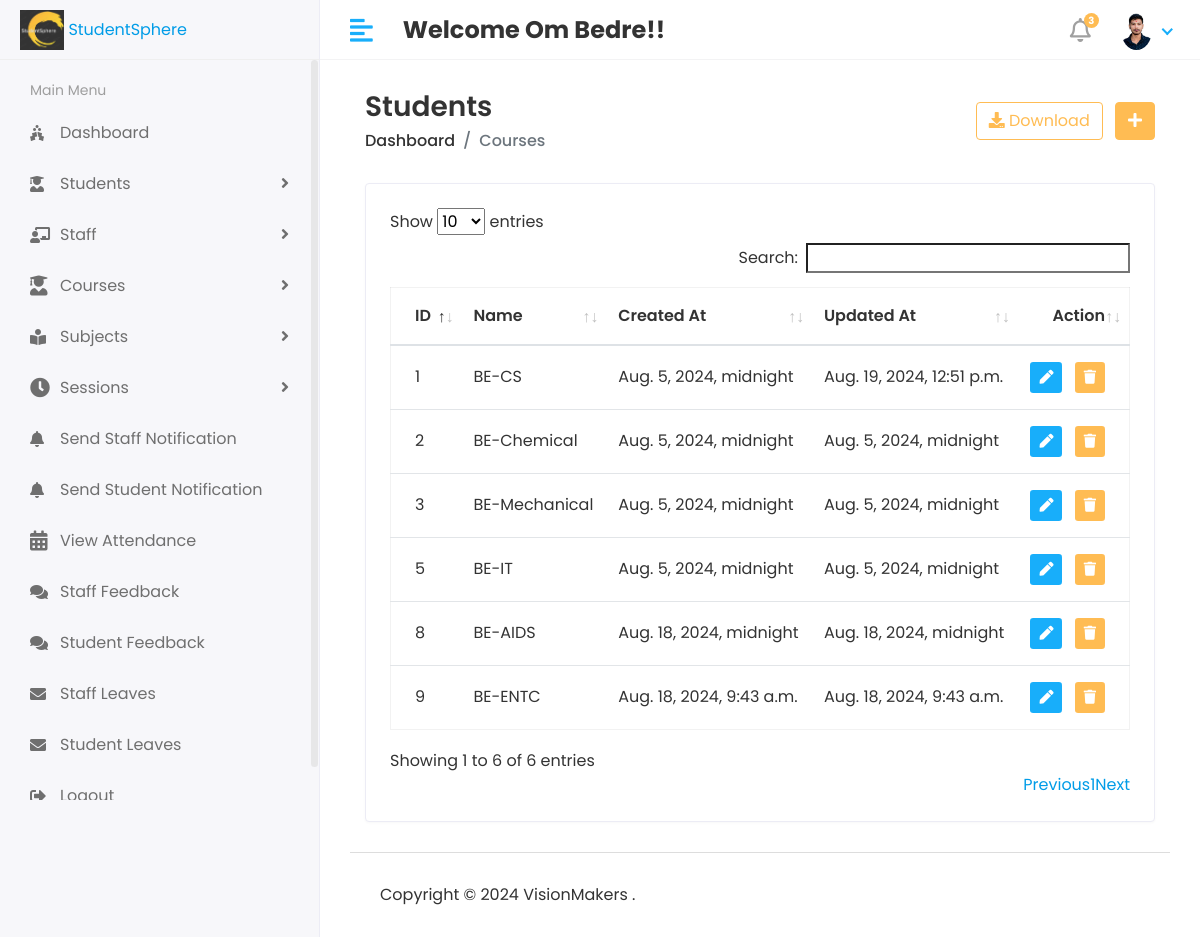
The page /HOD/Course/View (signed in) on the database its author committed.
### app/models.py (models this page shows, shortened)
class CustomUser(AbstractUser):
    USER = (
        ('1', 'HOD'),
        ('2', 'STAFF'),
        ('3', 'STUDENT')
    )
    user_type = models.CharField(choices=USER, max_length=50, default='1')
    profile_pic = models.ImageField(upload_to='media/profile_pic')

class Course(models.Model):
    objects = None
    name = models.CharField(max_length=100)
    created_at = models.DateTimeField(auto_now_add=True)
    updated_at = models.DateTimeField(auto_now=True)

### StudentSphere/HOD_Views.py (the view)
# urls.py: path('HOD/Course/View', HOD_Views.VIEW_COURSES, name='view_courses'),
@login_required(login_url='/')
def VIEW_COURSES(request):
    course = Course.objects.all()
    context = {
        'course': course,
    }
    return render(request, 'HOD/Course/view_course.html', context)

### templates/Hod/Course/view_course.html (shortened to what this page needs)
{% extends 'base.html' %}
{% block content %}
<div class="content container-fluid">
               <div class="page-header">
                  <div class="row align-items-center">
                     <div class="col">
                        <h3 class="page-title">Students</h3>
                        <ul class="breadcrumb">
                           <li class="breadcrumb-item"><a href="index.html">Dashboard</a></li>
                           <li class="breadcrumb-item active">Courses</li>
                        </ul>
                     </div>
                     <div class="col-auto text-right float-right ml-auto">
                        <a href="#" class="btn btn-outline-primary mr-2"><i class="fas fa-download"></i> Download</a>
                        <a href="add-student.html" class="btn btn-primary"><i class="fas fa-plus"></i></a>
                     </div>
                  </div>
               </div>
               <div class="row">
                  <div class="col-sm-12">
                     <div class="card card-table">
                        <div class="card-body">
                           <div class="table-responsive">
                              <table id="table_id" class="table table-hover table-center mb-0 ">
                                 <thead>
                                    <tr>
                                       <th>ID</th>
                                       <th>Name</th>
                                       <th>Created At</th>
                                       <th>Updated At</th>
                                       <th class="text-right">Action</th>
                                    </tr>
                                 </thead>
                                 <tbody>
                                 {% for i in course %}
                                    <tr>
                                       <td>{{i.id}}</td>
                                       <td>{{i.name}}</td>
                                       <td>{{i.created_at}}</td>
                                       <td>{{i.updated_at}}</td>
                                       <td class="text-right">
                                          <div class="actions">
                                             <a href="{% url 'edit_course' i.id %}" class="btn btn-sm bg-success-light mr-2">
                                                 <i class="fas fa-pen"></i>
                                             </a>
                                             <a href="{% url 'delete_course' i.id %}" class="btn btn-sm bg-danger-light">
                                             <i class="fas fa-trash"></i>
                                             </a>
                                          </div>
                                       </td>
                                    </tr>
                                 {% endfor %}
                                 </tbody>
                              </table>
                           </div>
                        </div>
                     </div>
                  </div>
               </div>
            </div>
{% endblock %}

### templates/includes/header.html (shortened to what this page needs)
{% load static %}
<div class="header">
    <div class="header-left">
        <a href="{% url 'base' %}" class="logo">
            <img src="{% static 'assets/img/logo2.png' %}" height="154px" width="40px" alt="Logo2">
            <span>StudentSphere</span>
        </a>
    </div>
    <a href="javascript:void(0);" id="toggle_btn">
        <i class="fas fa-align-left"></i>
    </a>
    <div class="top-nav-search mt-3">
        <h4><strong>Welcome <span>{{ user.first_name }} {{ user.last_name }}!!</span></strong></h4>
    </div>
    <ul class="nav user-menu">
        <li class="nav-item dropdown noti-dropdown">
            <a href="#" class="dropdown-toggle nav-link" data-toggle="dropdown">
                <i class="far fa-bell"></i> <span class="badge badge-pill">3</span>
            </a>
        </li>
        <li class="nav-item dropdown has-arrow">
            <a href="#" class="dropdown-toggle nav-link" data-toggle="dropdown">
                <span class="user-img">
                    <img class="rounded-circle" src="/{{ user.profile_pic }}" width="31" alt="User Image">
                </span>
            </a>
        </li>
    </ul>
</div>

### static/assets/css/style.css (style rules this page uses)
html { height: 100%; }
body { background-color: #fff; color: #333; font-family: 'Poppins', sans-serif; font-size: 1rem; height: 100%; line-height: 1.5; overflow-x: hidden; }
h1, h2, h3, h4, h5, h6 { font-family: 'Poppins', sans-serif; margin-top: 0; }
a { color: #009ce7; }
input, button, a { transition: all 0.4s ease; -moz-transition: all 0.4s ease; -o-transition: all 0.4s ease; -ms-transition: all 0.4s ease; -webkit-transition: all 0.4s ease; }
ul, ol { padding: 0px; list-style: none; }
.table { color: #333; max-width: 100%; margin-bottom: 0; width: 100%; }
.table.dataTable { border-collapse: collapse !important; border: 1px solid rgba(0, 0, 0, 0.05); }
.table thead tr th { font-weight: 600; }
.table tbody tr { border-bottom: 1px solid rgba(0, 0, 0, 0.05); }
.table.table-center td, .table.table-center th { vertical-align: middle; }
.card-table .card-body .table > thead > tr > th { border-top: 0; }
.card-table .card-body .table tr td:first-child, .card-table .card-body .table tr th:first-child { padding-left: 1.5rem; }
.card-table .card-body .table tr td:last-child, .card-table .card-body .table tr th:last-child { padding-right: 1.5rem; }
.card-table .table td, .card-table .table th { border-top: 1px solid #e2e5e8; padding: 1rem 0.75rem; white-space: nowrap; }
.btn-primary { background-color: #FFBC53; border: 1px solid #FFBC53; }
.btn-outline-primary { color: #FFBC53; border-color: #FFBC53; }
.card { border: 1px solid #ececf5; box-shadow: 0 1px 3px 0 rgba(0, 0, 0, 0.03); margin-bottom: 1.875rem; }
.card-body { padding: 1.5rem; }
.bg-danger-light { background-color:#FFBC53 !important; color:#fff !important; }
.bg-success-light { background-color: #18aefa; color: #fff; }
.header { background-color: #fff; border-bottom: 1px solid #f3f3f4; left: 0; position: fixed; right: 0; top: 0; z-index: 1001; height: 60px; }
.header .header-left { float: left; height: 60px; padding: 0 20px; position: relative; width: 320px; z-index: 1; transition: all 0.2s ease-in-out; background-color: #f7f7fa; border-bottom: 1px solid #efefef; border-right: 1px solid #ececf5; display: flex; align-items: center; }
.header .header-left .logo { display: inline-block; line-height: 60px; }
.header .header-left .logo img { max-height: 40px; width: auto; }
.header .dropdown-toggle:after { display: none; }
.header .has-arrow .dropdown-toggle:after { border-top: 0; border-left: 0; border-bottom: 2px solid #18aefa; border-right: 2px solid #18aefa; content: ''; height: 8px; display: inline-block; pointer-events: none; -webkit-transform-origin: 66% 66%; -ms-transform-origin: 66% 66%; transform-origin: 66% 66%; -webkit-transform: rotate(45deg); -ms-transform: rotate(45deg); transform: rotate(45deg); -webkit-transition: all 0.15s ease-in-out; transition: all 0.15s ease-in-out; width: 8px; vertical-align: 0px; }
.user-menu { float: right; margin: 0; position: relative; z-index: 99; padding-right: 15px; }
.user-menu.nav > li > a { color: #a0a0a0; font-size: 14px; line-height: 58px; padding: 0 15px; height: 60px; }
.user-img { margin-right: 3px; position: relative; }
.top-nav-search { float: left; margin-left: 15px; }
.page-header { margin-bottom: 1.875rem; }
.page-header .breadcrumb { background-color: transparent; color: #6c757d; font-size: 1rem; font-weight: 500; margin-bottom: 0; padding: 0; }
.page-header .breadcrumb a { color: #333; }
.page-title { font-size: 28px; font-weight: 600; color: #333; margin-bottom: 5px; }
.user-menu.nav > li > a .badge { background-color: #FFBC53; display: block; font-size: 10px; font-weight: bold; height: 15px; width: 15px; position: absolute; right: 7px; top: 13px; color: #fff; padding: 3px; }
.user-menu.nav > li > a > i { font-size: 1.5rem; line-height: 60px; }
@media (min-width: 992px) { #toggle_btn { align-items: center; color: #18aefa; display: inline-flex; float: left; font-size: 26px; height: 60px; justify-content: center; margin-left: 15px; padding: 0 15px; } }

### rows shown on the page
CustomUser: first_name "Om", last_name "Bedre", profile_pic (picture)
Course: id "1", name "BE-CS", created_at "Aug. 5, 2024, midnight", updated_at "Aug. 19, 2024, 12:51 p.m."
Course: id "2", name "BE-Chemical", created_at "Aug. 5, 2024, midnight", updated_at "Aug. 5, 2024, midnight"
Course: id "3", name "BE-Mechanical", created_at "Aug. 5, 2024, midnight", updated_at "Aug. 5, 2024, midnight"
Course: id "5", name "BE-IT", created_at "Aug. 5, 2024, midnight", updated_at "Aug. 5, 2024, midnight"
Course: id "8", name "BE-AIDS", created_at "Aug. 18, 2024, midnight", updated_at "Aug. 18, 2024, midnight"
Course: id "9", name "BE-ENTC", created_at "Aug. 18, 2024, 9:43 a.m.", updated_at "Aug. 18, 2024, 9:43 a.m."
